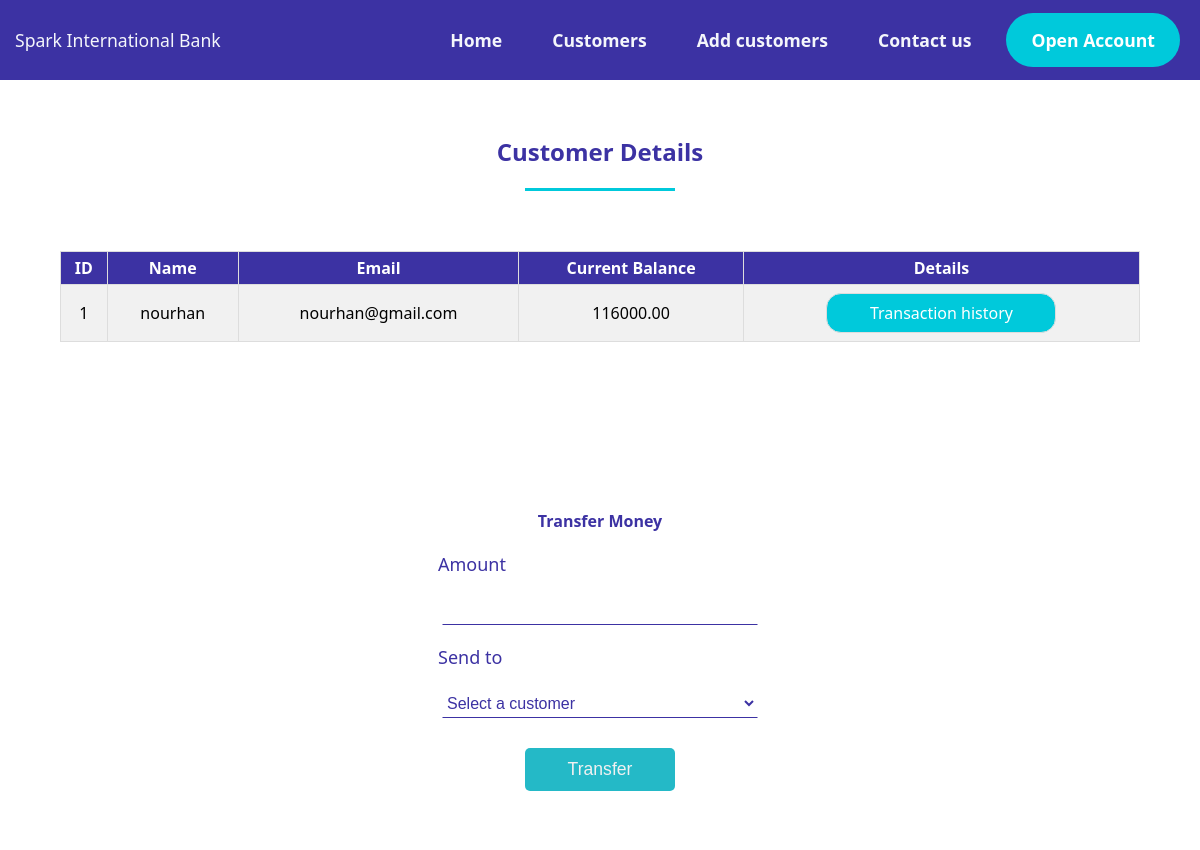
The app's page /transcation.php?customerid=1, older data.
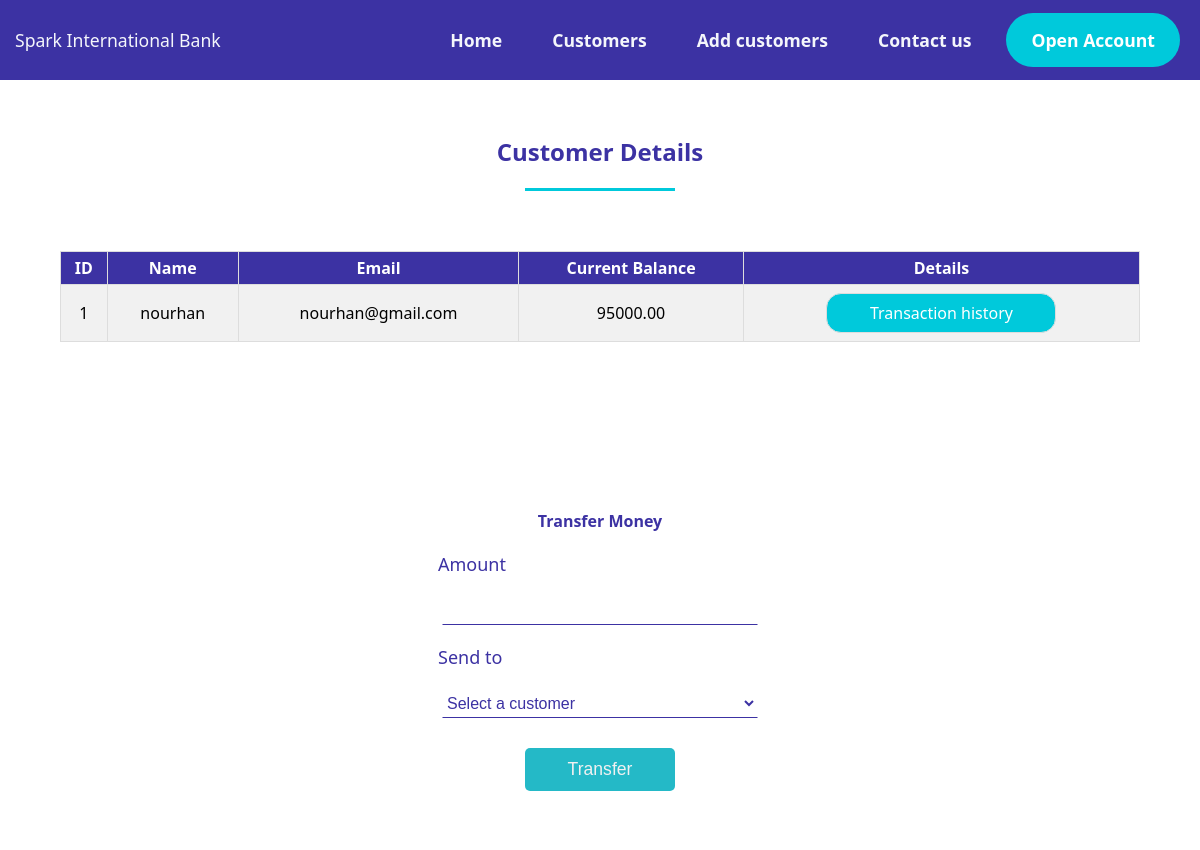
The same page, newer data.
### tables this page shows
CREATE TABLE `customers` (
  `customer_id` int(20) UNSIGNED NOT NULL,
  `name` varchar(64) NOT NULL,
  `email` varchar(100) NOT NULL,
  `current_balance` decimal(10,2) DEFAULT NULL,
  `created_at` timestamp NOT NULL DEFAULT current_timestamp()
);

### config/Connection.php (called while the page is built, shortened)
<?php
class Connection
{
    private $hostName = "localhost";
    private $username = "root";
    private $password = "";
    private $dbName = "banking_system";
    public function __construct()
    {
        $this->con = new \mysqli($this->hostName, $this->username, $this->password, $this->dbName);
    }
}

### Database/Customer.php (called while the page is built, shortened)
<?php
include_once 'config/Connection.php';
class Customer extends Connection
{
    private $customer_id, $name, $email, $current_balance, $created_at;
    public function setCustomer_id($customer_id)
    {
        $this->customer_id = $customer_id;
        return $this;
    }
    public function getCustomerById(): mysqli_result|false
    {
        $query = "SELECT * FROM `customers` WHERE `customer_id` = ?";
        $stmt = $this->con->prepare($query);
        $stmt->bind_param('i', $this->customer_id);
        $stmt->execute();
        return $stmt->get_result();
    }
}

### transcation.php (the view, shortened to what this page needs)
<?php
include_once __DIR__ . "\Database\Customer.php";
$customerModel = new Customer;
$customerModel->setCustomer_id($_GET['customerid']);
$customer = $customerModel->getCustomerById()->fetch_object();
?>
<!DOCTYPE html>
<html lang="en">
<head>
    <link rel="stylesheet" href="css/show.css" type="text/css">
    <link rel="stylesheet" href="css/table.css">
</head>
<body>
    <section id="sec1">
        <section class="container">
            <nav class="navbar">
                <div>
                    <a href="#" class="link">Spark International Bank</a>
                </div>
                <ul>
                    <li class="nav-item"><a href="index.php" class="nav-link"> Home</a></li>
                    <li class="nav-item"><a href="show-customers.php" class="nav-link">Customers</a></li>
                    <li class="nav-item"><a href="Add.php" class="nav-link">Add customers</a></li>
                    <li class="nav-item"><a href="#" class="nav-link">Contact us</a></li>
                    <li class="nav-item"><a href="#" class="nav-link">Open Account</a></li>
                </ul>
            </nav>
        </section>
        <section class="sec-table">
            <h2>Customer Details</h2>
            <hr>
            <table>
                <thead>
                    <th>ID</th>
                    <th>Name</th>
                    <th>Email</th>
                    <th>Current Balance</th>
                    <th>Details</th>
                </thead>
                <tbody>
                    <tr>
                        <td><?= $customer->customer_id ?></td>
                        <td><?= $customer->name ?></td>
                        <td><?= $customer->email ?></td>
                        <td><?= $customer->current_balance ?></td>
                        <td><a href="Transaction-history.php?customerid=<?= $_GET['customerid'] ?>">Transaction history</a></td>
                    </tr>
                </tbody>
            </table>
        </section>
        <section>
            <form id="form" method="post">
                <h4>Transfer Money</h4>
                <label for="amount">Amount</label>
                <input type="number" id="amount" name="amount">
                <label for="receiver">Send to</label>
                <select id="receiver" name="receiver">
                    <option>Select a customer</option>
                </select>
                <button type="submit" name="send">Transfer</button>
            </form>
        </section>
</body>
</html>

Row changes from the older to the newer data that the page shows:
changed customers "nourhan": current_balance "116000.00" → "95000.00"
